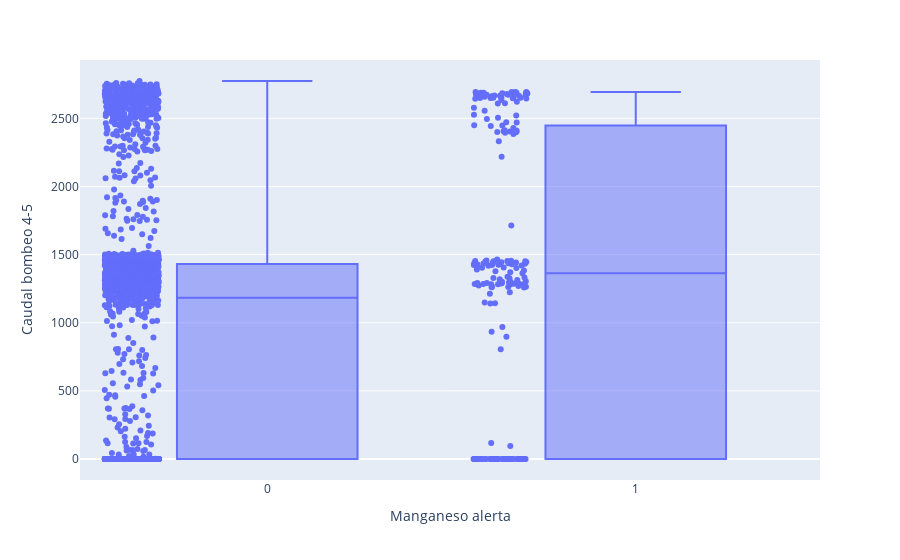

The notebook cell this image was saved under:
### Code cell
fig = px.box(datos, x='Manganeso alerta', y='Caudal bombeo 4-5' , points="all")
fig.show()

### Figure 1 — Plotly figure (JSON) as saved in the notebook; plotly's stock layout.template omitted (floating-point values rounded to 4 significant figures; data arrays with more than 128 entries replaced by an {"elided": "..."} marker saying what was removed)
{"data": [{"alignmentgroup": "True", "boxpoints": "all", "hovertemplate": "Manganeso alerta=%{x}<br>Caudal bombeo 4-5=%{y}<extra></extra>", "legendgroup": "", "marker": {"color": "#636efa"}, "name": "", "notched": false, "offsetgroup": "", "orientation": "v", "showlegend": false, "type": "box", "x": {"elided": "3603 int values"}, "x0": " ", "xaxis": "x", "y": {"elided": "3603 float values"}, "y0": " ", "yaxis": "y"}], "layout": {"boxmode": "group", "legend": {"tracegroupgap": 0}, "margin": {"t": 60}, "xaxis": {"anchor": "y", "domain": [0, 1], "title": {"text": "Manganeso alerta"}}, "yaxis": {"anchor": "x", "domain": [0, 1], "title": {"text": "Caudal bombeo 4-5"}}}}
